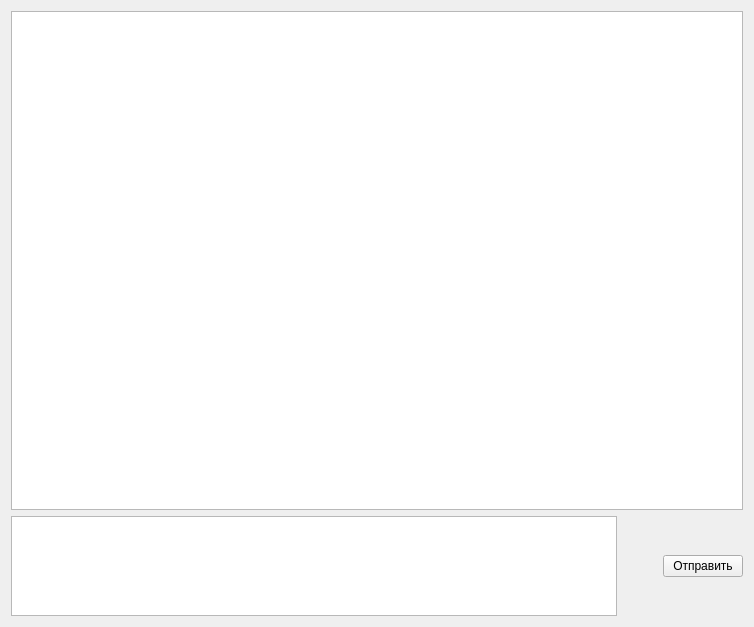
<?xml version="1.0" encoding="UTF-8"?>
<ui version="4.0">
 <class>VMTDNodeAdapterForm</class>
 <widget class="QWidget" name="VMTDNodeAdapterForm">
  <property name="geometry">
   <rect>
    <x>0</x>
    <y>0</y>
    <width>754</width>
    <height>627</height>
   </rect>
  </property>
  <property name="windowTitle">
   <string>Form</string>
  </property>
  <layout class="QVBoxLayout" name="verticalLayout">
   <item>
    <widget class="QPlainTextEdit" name="pteFlow">
     <property name="sizePolicy">
      <sizepolicy hsizetype="Expanding" vsizetype="Expanding">
       <horstretch>0</horstretch>
       <verstretch>1</verstretch>
      </sizepolicy>
     </property>
    </widget>
   </item>
   <item>
    <layout class="QHBoxLayout" name="_2">
     <item>
      <widget class="QPlainTextEdit" name="pteNodeParams">
       <property name="sizePolicy">
        <sizepolicy hsizetype="Expanding" vsizetype="Expanding">
         <horstretch>1</horstretch>
         <verstretch>0</verstretch>
        </sizepolicy>
       </property>
       <property name="maximumSize">
        <size>
         <width>16777215</width>
         <height>100</height>
        </size>
       </property>
      </widget>
     </item>
     <item>
      <spacer name="_1">
       <property name="orientation">
        <enum>Qt::Horizontal</enum>
       </property>
       <property name="sizeHint" stdset="0">
        <size>
         <width>40</width>
         <height>20</height>
        </size>
       </property>
      </spacer>
     </item>
     <item>
      <widget class="QPushButton" name="pbSend">
       <property name="text">
        <string>Отправить</string>
       </property>
      </widget>
     </item>
    </layout>
   </item>
  </layout>
 </widget>
 <resources/>
 <connections/>
</ui>
